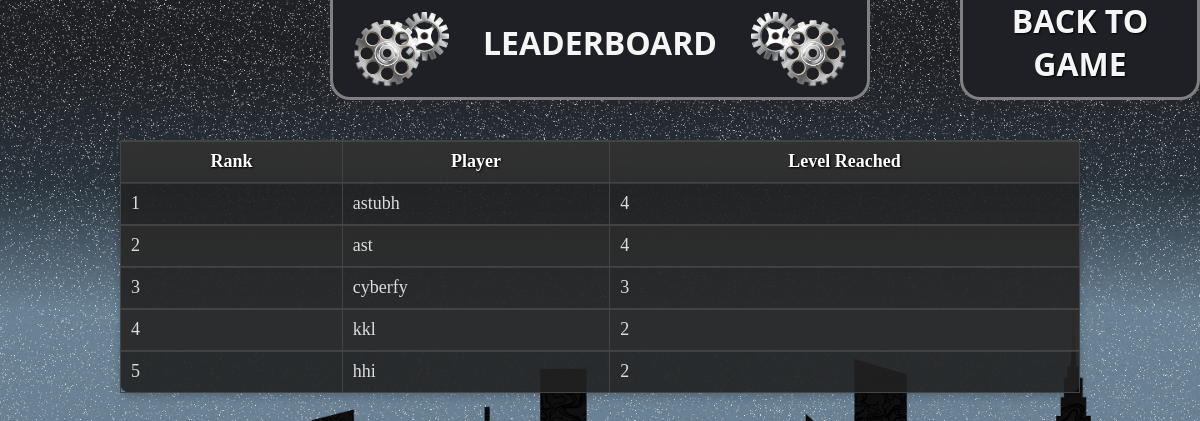
Before: /Leaderboard/ with the older database file.
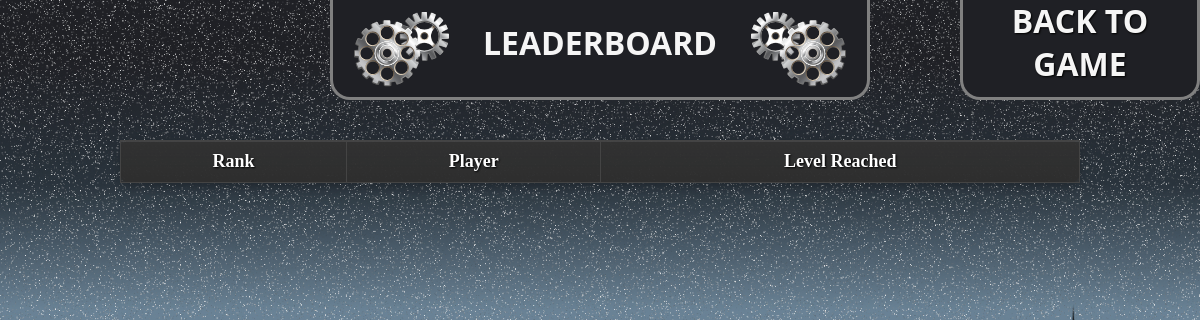
After: the same page with the newer database file.
### dev/models.py (models this page shows, shortened)
class LeaderboardEntry(models.Model):
    user = models.ForeignKey(User, on_delete=models.CASCADE)
    level = models.IntegerField()

class User(AbstractUser):
    ROLE_CHOICES = (
        ('participant', 'Participant'),
        ('admin', 'Admin'),
    )
    role = models.CharField(max_length=11, choices=ROLE_CHOICES, default='participant')  # Corrected max_length to fit the longest choice
    groups = models.ManyToManyField(
        Group,
        related_name='custom_user_set',
        blank=True,
    )
    user_permissions = models.ManyToManyField(
        Permission,
        related_name='custom_user_permissions_set',
        blank=True,
    )

### dev/views.py (the view)
# urls.py: path('Leaderboard/', views.leaderboard, name='Leaderboard'),
def leaderboard(request):
    leaderboard_entries = LeaderboardEntry.objects.all().order_by('-level')
    return render(request, 'html/Leaderboard.html', {'leaderboard': leaderboard_entries})

### dev/templates/html/Leaderboard.html (shortened to what this page needs)
{% load static %}
<!DOCTYPE html>
<html lang="en">
<head>
    <link rel="stylesheet" href="{% static 'css/style.css' %}">
</head>
<body>
    <div class="fixed-elements">
        <header class="header">
            <img src="{% static 'images/Group 240.svg' %}" alt="Left Element" class="left-svg">
            <h1 class="header-heading">LEADERBOARD</h1>
            <img src="{% static 'images/Group 239.svg' %}" alt="Right Element" class="right-svg">
        </header>
        <header class="Register">
            <h1 class="Leaderboard-heading"><a href="{% url 'home' %}" style="color: inherit; text-decoration: none;">BACK TO GAME</a></h1>
        </header>
    </div>
    <main class="scrollable-content">
        <section class="main-content">
            <table>
                <thead>
                    <tr>
                        <th>Rank</th>
                        <th>Player</th>
                        <th>Level Reached</th>
                    </tr>
                </thead>
                <tbody>
                    {% for entry in leaderboard %}
                    <tr>
                        <td class="text-center">{{ forloop.counter }}</td>
                        <td class="text-center">{{ entry.user.username }}</td>
                        <td class="text-center">{{ entry.level }}</td>
                    </tr>
                    {% endfor %}
                </tbody>
            </table>
        </section>
</body>
</html>

### dev/static/css/style.css (style rules this page uses)
* { margin: 0; padding: 0; box-sizing: border-box; }
body { min-height: 100vh; width: 100vw; overflow-x: hidden; position: relative; background: url('/static/images/CRACKHUNT.jpg') no-repeat center center fixed; background-size: cover; z-index: 0; }
.fixed-elements { position: fixed; top: 0; left: 0; width: 100%; height: 100vh; pointer-events: none; z-index: 2; }
.header { position: fixed; top: 0; left: 50%; transform: translateX(-50%); width: 45%; height: 100px; z-index: 1000; background-color: #1F2025; border-radius: 0 0 20px 20px; border: 3px solid gray; border-top: 0px; pointer-events: auto; }
.Register { position: fixed; top: 0; right: 0; width: 20%; height: 100px; z-index: 1000; background-color: #1F2025; border-radius: 0 0 20px 20px; border: 3px solid gray; border-top: 0px; pointer-events: auto; }
.Leaderboard-heading { text-align: center; margin: 0; position: relative; top: 43%; transform: translateY(-50%); color: whitesmoke; font-family: system-ui, -apple-system, BlinkMacSystemFont, 'Segoe UI', Roboto, Oxygen, Ubuntu, Cantarell, 'Open Sans', 'Helvetica Neue', sans-serif; font-size: 2rem; }
.left-svg { position: absolute; left: 0; top: 50%; transform: translateY(-50%); margin-left: 4%; }
.right-svg { position: absolute; right: 0; top: 50%; transform: translateY(-50%); margin-right: 4%; }
.header-heading { text-align: center; margin: 0; position: relative; top: 43%; transform: translateY(-50%); color: whitesmoke; font-family: system-ui, -apple-system, BlinkMacSystemFont, 'Segoe UI', Roboto, Oxygen, Ubuntu, Cantarell, 'Open Sans', 'Helvetica Neue', sans-serif; font-size: 2rem; }
.scrollable-content { position: relative; z-index: 1; pointer-events: auto; }
.main-content { min-height: 100vh; position: relative; padding-top: 120px; }
html { scroll-behavior: smooth; }

### dev/templates/html/Leaderboard.html (style rules this page uses)
table { width: 80%; margin: 20px auto; border-collapse: collapse; background-color: rgba(34, 34, 34, 0.9); box-shadow: 0 4px 8px rgba(0, 0, 0, 0.2); border-radius: 10px; }
th, td { padding: 10px; border: 1px solid #444; font-size: 18px; color: #ddd; box-shadow: inset 0 1px 0 rgba(255, 255, 255, 0.1); }
th { background: linear-gradient(to bottom, rgba(51, 51, 51, 0.9), rgba(51, 51, 51, 0.7)); color: white; text-shadow: 1px 1px 2px black; }
.Leaderboard-heading a { color: white; text-shadow: 1px 1px 2px black; }

Changed rows visible on the page:
removed LeaderboardEntry: user.username "astubh", level "4"
removed LeaderboardEntry: user.username "ast", level "4"
removed LeaderboardEntry: user.username "cyberfy", level "3"
removed LeaderboardEntry: user.username "kkl", level "2"
removed LeaderboardEntry: user.username "hhi", level "2"
